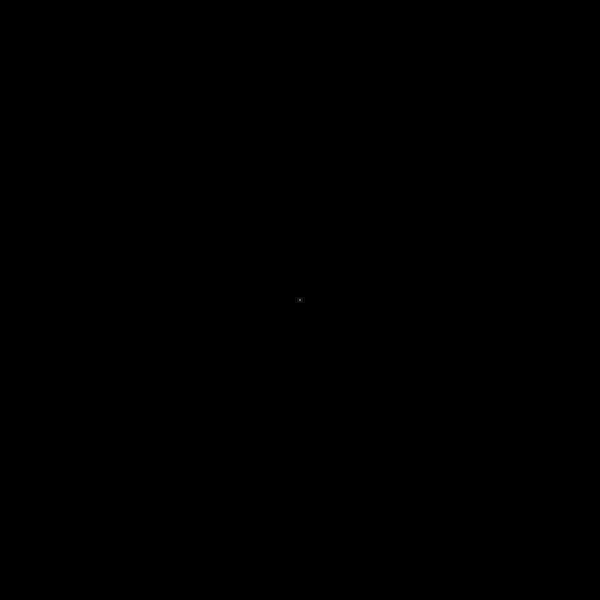
Frame 1 (no input)
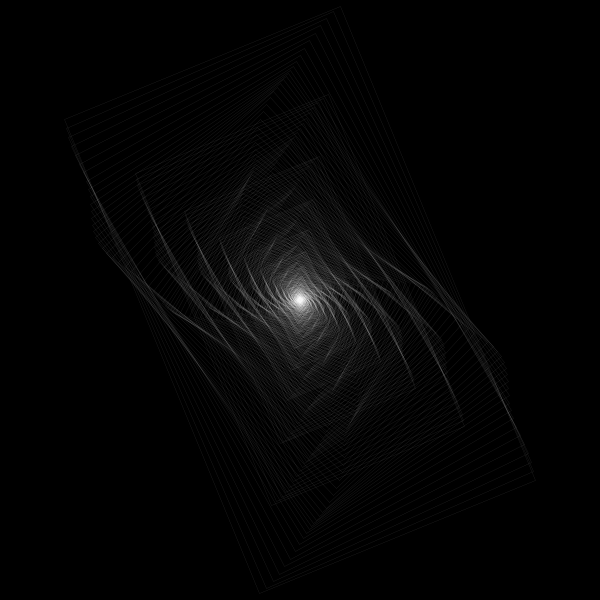
Frame 60 (the mouse pressed at the canvas centre just before this capture)
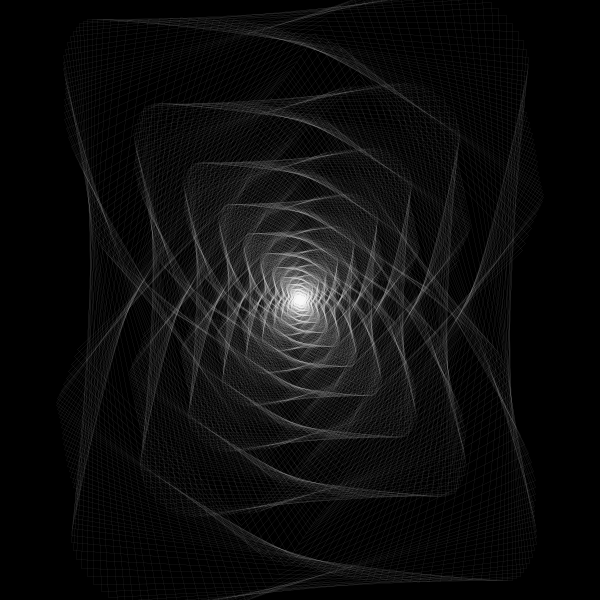
Frame 120 (the mouse held since frame 60 and released just before this capture)

The Processing sketch that drew these frames (run headless with seeded random() and noise(); from frame 60 on, the mouse is pressed at the canvas centre):

// Processing sketch: generative_art_j023
// ── generative_art_j023.pde
float xoff;
float yoff;
float angle;

int nb = 0;
int nbRect;

void setup() {
  size(600, 600);
  pixelDensity(2);
  noFill();
  rectMode(CENTER);
  strokeWeight(0.1);
  stroke(255, 90);
  boot();
}

void draw() {
  translate(width/2, height/2);
  rotate(angle);
  angle += 0.02;
  int s = 800;
  for (int i = 0; i < nbRect; i++) {
    rect(0, 0, s * sin(angle) * noise(xoff), s * sin(angle)*noise(yoff));
    s *= 0.7;
    xoff += 0.001;
    yoff += 0.001;
  }
  if (angle > PI) {
    save("art1" + nb + ".jpg");
    nb++;
    if (nb > 9) exit();
    boot();
  }
}

void boot() {
  background(0);
  angle = 0;
  xoff = random(10000);
  yoff = random(10000);
  nbRect = int(random(5, 15));
}
